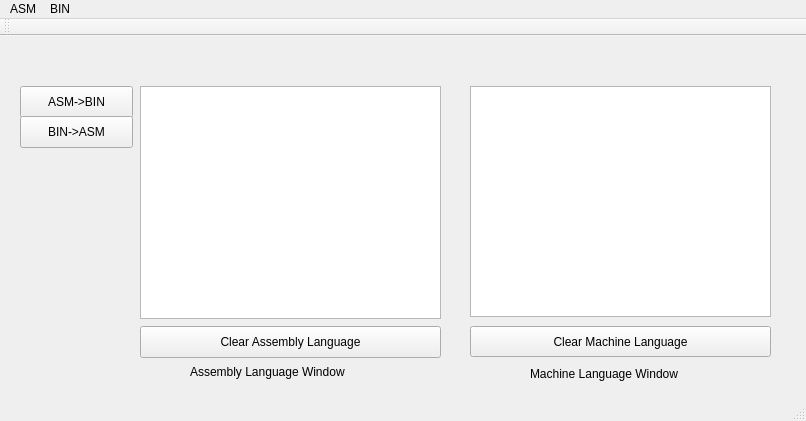
<?xml version="1.0" encoding="UTF-8"?>
<ui version="4.0">
 <class>Notepad</class>
 <widget class="QMainWindow" name="Notepad">
  <property name="geometry">
   <rect>
    <x>0</x>
    <y>0</y>
    <width>806</width>
    <height>421</height>
   </rect>
  </property>
  <property name="windowTitle">
   <string>Notepad</string>
  </property>
  <widget class="QWidget" name="centralWidget">
   <widget class="QLabel" name="label">
    <property name="geometry">
     <rect>
      <x>190</x>
      <y>320</y>
      <width>191</width>
      <height>31</height>
     </rect>
    </property>
    <property name="text">
     <string>Assembly Language Window</string>
    </property>
   </widget>
   <widget class="QTextEdit" name="textEdit_2">
    <property name="geometry">
     <rect>
      <x>470</x>
      <y>50</y>
      <width>301</width>
      <height>231</height>
     </rect>
    </property>
   </widget>
   <widget class="QLabel" name="label_2">
    <property name="geometry">
     <rect>
      <x>530</x>
      <y>330</y>
      <width>171</width>
      <height>16</height>
     </rect>
    </property>
    <property name="text">
     <string>Machine Language Window</string>
    </property>
   </widget>
   <widget class="QTextEdit" name="textEdit">
    <property name="geometry">
     <rect>
      <x>140</x>
      <y>50</y>
      <width>301</width>
      <height>233</height>
     </rect>
    </property>
    <property name="lineWidth">
     <number>24</number>
    </property>
   </widget>
   <widget class="QPushButton" name="pushButton">
    <property name="geometry">
     <rect>
      <x>20</x>
      <y>50</y>
      <width>113</width>
      <height>32</height>
     </rect>
    </property>
    <property name="text">
     <string>ASM-&gt;BIN</string>
    </property>
   </widget>
   <widget class="QPushButton" name="pushButton_2">
    <property name="geometry">
     <rect>
      <x>20</x>
      <y>80</y>
      <width>113</width>
      <height>32</height>
     </rect>
    </property>
    <property name="text">
     <string>BIN-&gt;ASM</string>
    </property>
   </widget>
   <widget class="QPushButton" name="pushButton_3">
    <property name="geometry">
     <rect>
      <x>140</x>
      <y>290</y>
      <width>301</width>
      <height>32</height>
     </rect>
    </property>
    <property name="text">
     <string>Clear Assembly Language</string>
    </property>
   </widget>
   <widget class="QPushButton" name="pushButton_4">
    <property name="geometry">
     <rect>
      <x>470</x>
      <y>290</y>
      <width>301</width>
      <height>31</height>
     </rect>
    </property>
    <property name="text">
     <string>Clear Machine Language</string>
    </property>
   </widget>
  </widget>
  <widget class="QMenuBar" name="menuBar">
   <property name="geometry">
    <rect>
     <x>0</x>
     <y>0</y>
     <width>806</width>
     <height>22</height>
    </rect>
   </property>
   <widget class="QMenu" name="menuFile">
    <property name="title">
     <string>ASM</string>
    </property>
    <addaction name="actionOpen"/>
    <addaction name="actionNew"/>
    <addaction name="actionSave"/>
    <addaction name="actionSave_As"/>
    <addaction name="actionExit"/>
   </widget>
   <widget class="QMenu" name="menuBIN">
    <property name="title">
     <string>BIN</string>
    </property>
    <addaction name="actionOpen_2"/>
    <addaction name="actionNew_2"/>
    <addaction name="actionSave_2"/>
    <addaction name="actionSave_AS"/>
   </widget>
   <addaction name="menuFile"/>
   <addaction name="menuBIN"/>
  </widget>
  <widget class="QToolBar" name="mainToolBar">
   <attribute name="toolBarArea">
    <enum>TopToolBarArea</enum>
   </attribute>
   <attribute name="toolBarBreak">
    <bool>false</bool>
   </attribute>
  </widget>
  <widget class="QStatusBar" name="statusBar"/>
  <action name="actionOpen">
   <property name="text">
    <string>Open</string>
   </property>
   <property name="shortcut">
    <string>Meta+O</string>
   </property>
  </action>
  <action name="actionSave">
   <property name="text">
    <string>Save</string>
   </property>
   <property name="shortcut">
    <string>Meta+S</string>
   </property>
  </action>
  <action name="actionNew">
   <property name="text">
    <string>New</string>
   </property>
   <property name="shortcut">
    <string>Meta+N</string>
   </property>
  </action>
  <action name="actionSave_As">
   <property name="text">
    <string>Save As </string>
   </property>
   <property name="shortcut">
    <string>Meta+Shift+S</string>
   </property>
  </action>
  <action name="actionExit">
   <property name="text">
    <string>Done</string>
   </property>
  </action>
  <action name="actionOpen_2">
   <property name="text">
    <string>Open</string>
   </property>
   <property name="shortcut">
    <string>Meta+O</string>
   </property>
  </action>
  <action name="actionNew_2">
   <property name="text">
    <string>New</string>
   </property>
   <property name="shortcut">
    <string>Meta+N</string>
   </property>
  </action>
  <action name="actionSave_2">
   <property name="text">
    <string>Save</string>
   </property>
   <property name="shortcut">
    <string>Meta+S</string>
   </property>
  </action>
  <action name="actionSave_AS">
   <property name="text">
    <string>Save AS</string>
   </property>
   <property name="shortcut">
    <string>Meta+Shift+S</string>
   </property>
  </action>
 </widget>
 <layoutdefault spacing="6" margin="11"/>
 <resources/>
 <connections/>
</ui>
